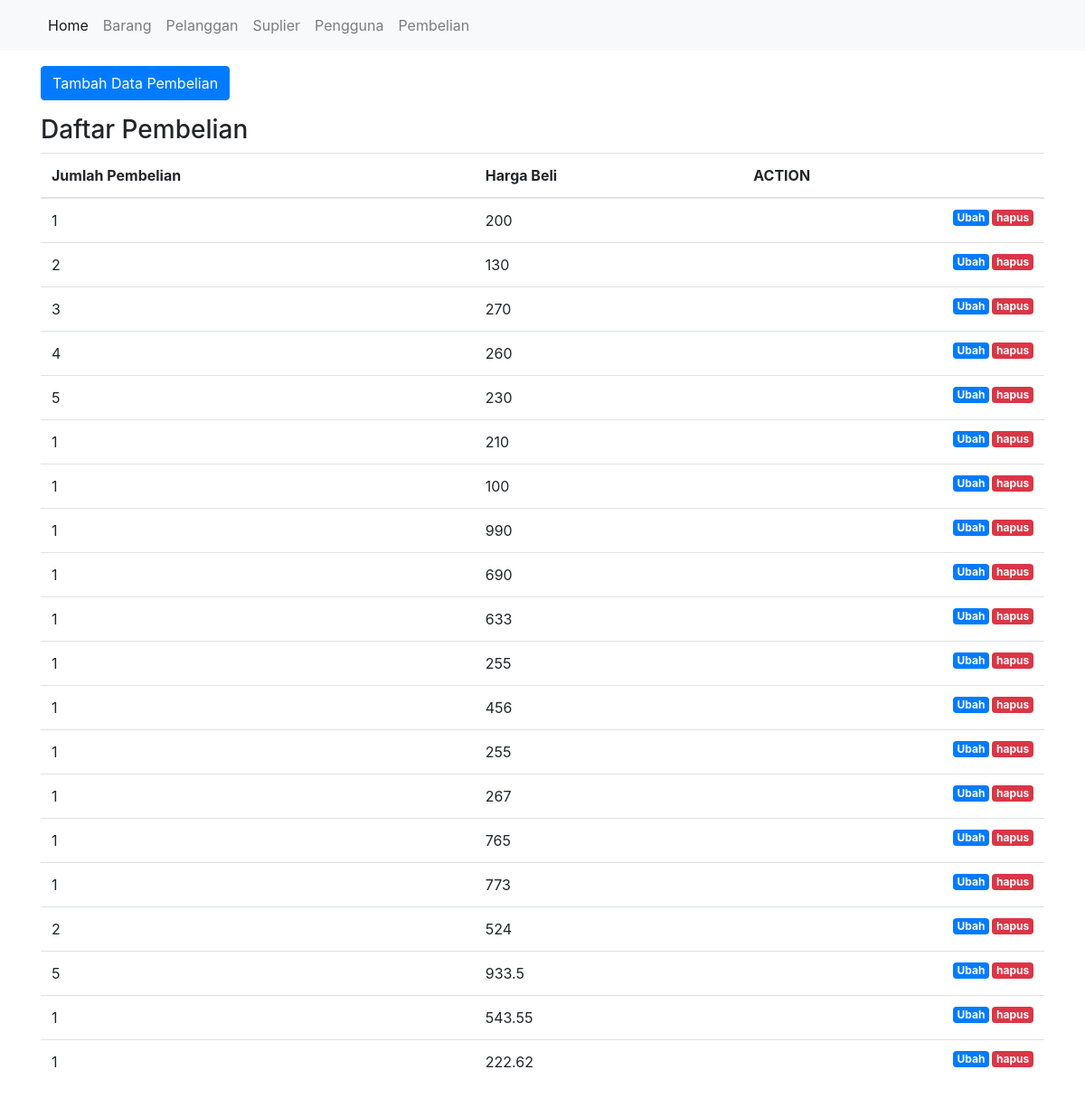
Screenshot of /public/pembelian with the database file from the repository.
### tables this page shows
CREATE TABLE Pembelian (
    IdPembelian int NOT NULL primary key auto_increment,
    JumlahPembelian int not null,
    HargaBeli double not null ,
    IdPengguna int,
    FOREIGN KEY (IdPengguna) REFERENCES pengguna(IdPengguna)
);

### app/core/Controller.php (called while the page is built, shortened)
<?php
class Controller {
    public function view($view, $data = [])
    {
        require_once '../app/views/' . $view . '.php';
    }
    public function model($model)
    {
        return new $model;
    }
}

### app/controllers/Pembelian.php (called while the page is built, shortened)
<?php
class Pembelian extends Controller {
    public function index()
    {
        $data['judul'] = 'Daftar Pembelian';
        $data['br'] = $this->model('Pembelian_model')->getAllPembelian();
        $this->view('pembelian/index', $data);
    }
}

### app/core/App.php (called while the page is built, shortened)
<?php
class App {
    protected $method = 'index';
    protected $params = [];
    public function __construct()
    {
        $this->controller = new $this->controller;
        call_user_func_array([$this->controller, $this->method], $this->params);
    }
}

### public/index.php (called while the page is built, shortened)
<?php
$app = new App;

### app/core/Database.php (called while the page is built, shortened)
<?php
class Database {
    private $host = DB_HOST;
    private $user = DB_USER;
    private $pass = DB_PASS;
    private $db_name = DB_NAME;
    private $dbh;
    private $stmt;
    public function __construct()
    {
        $dsn = 'mysql:host=' . $this->host . ';dbname=' . $this->db_name;
        $option = [
            PDO::ATTR_PERSISTENT => true,
            PDO::ATTR_ERRMODE => PDO::ERRMODE_EXCEPTION
        ];
        try {
            $this->dbh = new PDO($dsn, $this->user, $this->pass, $option);
        } catch(PDOException $e) {
            die($e->getMessage());
        }
    }
    public function query($query)
    {
        $this->stmt = $this->dbh->prepare($query);
    }
    public function execute()
    {
        $this->stmt->execute();
    }
    public function resultSet()
    {
        $this->execute();
        return $this->stmt->fetchAll(PDO::FETCH_ASSOC);
    }
}

### app/models/Pembelian_model.php (called while the page is built, shortened)
<?php
class Pembelian_model {
    private $table = 'pembelian';
    private $db;
    public function __construct()
    {
        $this->db = new Database;
    }
    public function getAllPembelian()
    {
        $this->db->query('SELECT * FROM ' . $this->table);
        return $this->db->resultSet();
    }
}

### app/views/pembelian/index.php (the view, shortened to what this page needs)
<div class="container mt-3">
    <div class="row">
      <div class="col-lg-6">
      </div>
    </div>
    <div class="row mb-3">
      <div class="col-lg-6">
        <button type="button" class="btn btn-primary tombolTambahData" data-toggle="modal" data-target="#formModal">
          Tambah Data Pembelian
        </button>
      </div>
    </div>
    <h3>Daftar Pembelian</h3>
    <table class="table table-hover">
                <thead>
                    <tr>
                        <th scope="col">Jumlah Pembelian</th>
                        <th scope="col">Harga Beli</th>
                        <th scope="col">ACTION</th>
                    </tr>
                </thead>
                <tbody>
                    <?php foreach( $data['br'] as $br ) : ?>
                    <tr>
                        <td><?= $br['JumlahPembelian'];?></td>
                        <td> <?= $br['HargaBeli'];?></td>
                        <td>
                        <a href="<?= BASEURL; ?>/pembelian/hapus/<?= $br['IdPembelian']; ?>" class="badge badge-danger float-right" onclick="return confirm('yakin?');">hapus</a>
                        <a href="<?= BASEURL; ?>/pembelian/ubahDetail/<?= $br['IdPembelian']; ?>" class="badge badge-primary float-right">Ubah</a>
                        </td>
                    </tr>
                    <?php endforeach; ?>
                </tbody>
    </table>
</div>

### public/css/style.css (style rules this page uses)
.badge { margin-left: 3px; }

### rows the page displays
pembelian: JumlahPembelian "1", HargaBeli "200"
pembelian: JumlahPembelian "2", HargaBeli "130"
pembelian: JumlahPembelian "3", HargaBeli "270"
pembelian: JumlahPembelian "4", HargaBeli "260"
pembelian: JumlahPembelian "5", HargaBeli "230"
pembelian: JumlahPembelian "1", HargaBeli "210"
pembelian: JumlahPembelian "1", HargaBeli "100"
pembelian: JumlahPembelian "1", HargaBeli "990"
pembelian: JumlahPembelian "1", HargaBeli "690"
pembelian: JumlahPembelian "1", HargaBeli "633"
pembelian: JumlahPembelian "1", HargaBeli "255"
pembelian: JumlahPembelian "1", HargaBeli "456"
pembelian: JumlahPembelian "1", HargaBeli "255"
pembelian: JumlahPembelian "1", HargaBeli "267"
pembelian: JumlahPembelian "1", HargaBeli "765"
pembelian: JumlahPembelian "1", HargaBeli "773"
pembelian: JumlahPembelian "2", HargaBeli "524"
pembelian: JumlahPembelian "5", HargaBeli "933.5"
pembelian: JumlahPembelian "1", HargaBeli "543.55"
pembelian: JumlahPembelian "1", HargaBeli "222.62"
